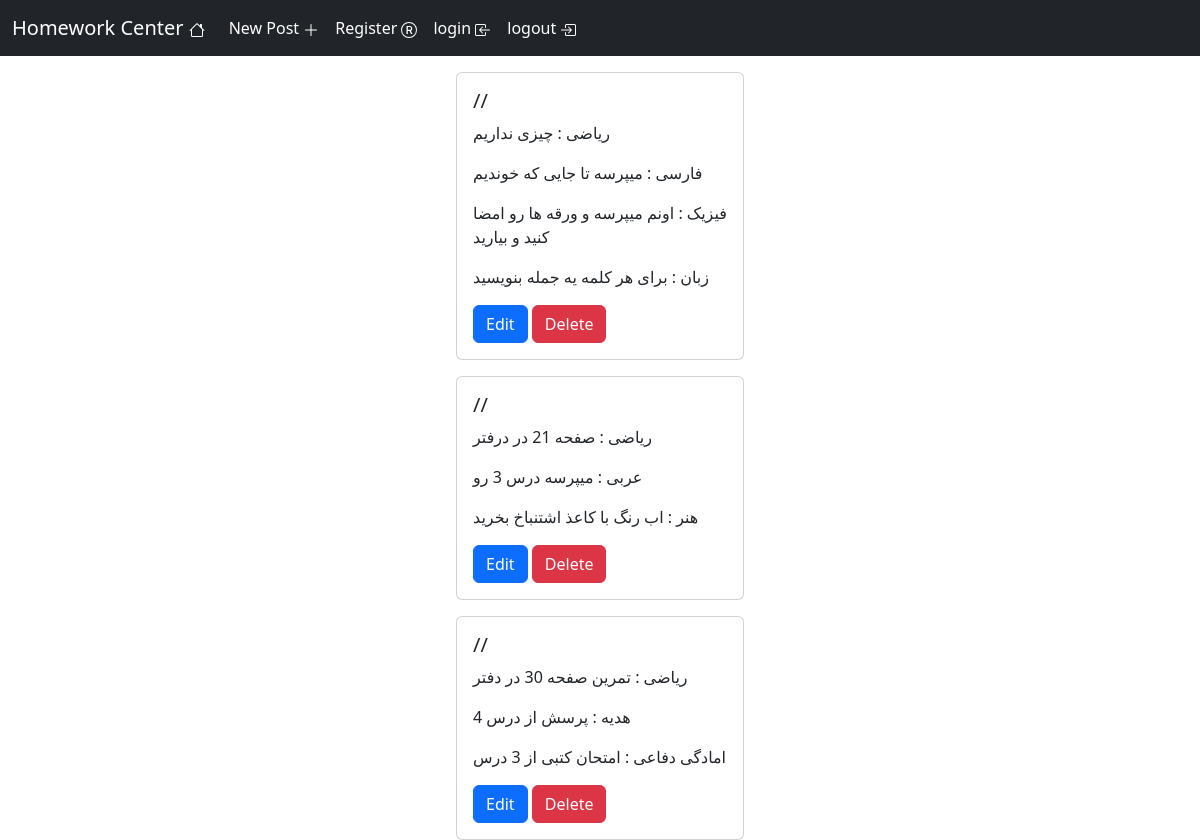
The page / on the database its author committed.
### homework/models.py (models this page shows, shortened)
class WriteHomework(models.Model):
    date = models.DateField(blank=False)
    math = models.CharField(max_length=100 , blank=True)
    literature = models.CharField(max_length=100 , blank=True)
    biology = models.CharField(max_length=100 , blank=True)
    physics = models.CharField(max_length=100 , blank=True)
    religious = models.CharField(max_length=100 , blank=True)
    Defense_readiness = models.CharField(max_length=100 , blank=True)
    Social_studies = models.CharField(max_length=100 , blank=True)
    english = models.CharField(max_length=100 , blank=True)
    conversation = models.CharField(max_length=100 , blank=True)
    arabic = models.CharField(max_length=100 , blank=True)
    quran = models.CharField(max_length=100 , blank=True)
    writeing = models.CharField(max_length=100 , blank=True)
    art = models.CharField(max_length=100 , blank=True)

### main/views.py (the view)
# urls.py: path('',views.MainPage.as_view(),name='main_page'),
class MainPage(View):
    def get(self,request):
        allmodels = models.WriteHomework.objects.all()
        for model in allmodels:
            miladi_date = date(year=model.date.year,month=model.date.month,day=model.date.day).togregorian()
            shamsi_date = date.fromgregorian(year = miladi_date.year , month = miladi_date.month , day = miladi_date.day)
            model.date = f"{shamsi_date.year}/{shamsi_date.month}/{shamsi_date.day} {shamsi_date.strftime('%A')}"
        sorted_models = sorted(allmodels, key=lambda x: x.date, reverse=True)
        return render(request,'main/mainpage.html',{"models":sorted_models})

### main/templates/main/mainpage.html (shortened to what this page needs)
{% extends "base.html" %}
{% block body %}
    {% for model in models%}
        <div class="card mx-auto mt-3 rounded" style="width: 18rem;">
            <div class="card-body">
                <h5 class="card-title">{{model.date}}</h5>
                {% if model.math != '' %}
                    <p class="card-text">ریاضی : {{model.math}}</p>
                {% endif %}
                {% if model.literature != '' %}
                    <p class="card-text">فارسی : {{model.literature}}</p>
                {% endif %}
                {% if model.physics != '' %}
                    <p class="card-text">فیزیک : {{model.physics}}</p>
                {% endif %}
                {% if model.religious != '' %}
                    <p class="card-text">هدیه : {{model.religious}}</p>
                {% endif %}
                {% if model.Defense_readiness != '' %}
                    <p class="card-text">امادگی دفاعی : {{model.Defense_readiness}}</p>
                {% endif %}
                {% if model.english != '' %}
                    <p class="card-text">زبان : {{model.english}}</p>
                {% endif %}
                {% if model.arabic != '' %}
                    <p class="card-text">عربی : {{model.arabic}}</p>
                {% endif %}
                {% if model.art != '' %}
                    <p class="card-text">هنر : {{model.art}}</p>
                {% endif %}
                <a href="#" class="btn btn-primary">Edit</a>
                <a href="#" class="btn btn-danger">Delete</a>
            </div>
        </div>
    {% endfor %}
{% endblock body %}

### rows shown on the page
WriteHomework: date "//", math "چیزی نداریم", literature "میپرسه تا جایی که خوندیم", physics "اونم میپرسه و ورقه ها رو امضا کنید و بیارید", english "برای هر کلمه یه جمله بنویسید"
WriteHomework: date "//", math "صفحه 21 در درفتر", arabic "میپرسه درس 3 رو", art "اب رنگ با کاعذ اشتنباخ بخرید"
WriteHomework: date "//", math "تمرین صفحه 30 در دفتر", religious "پرسش از درس 4", Defense_readiness "امتحان کتبی از 3 درس"
